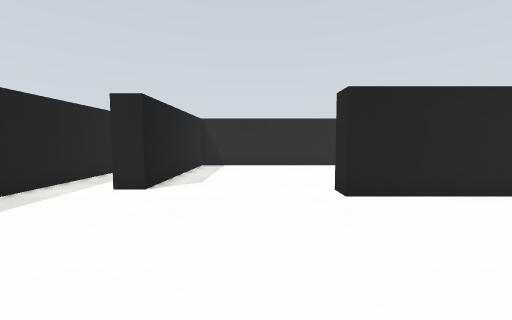
view 1 (above)

14 first-person views from a walk through a Gazebo world. The camera is 0.15 m above the floor, tilts 4° down and sees 90° across. The floor is counted in squares, 0.1 m on a side. Each view is taken from the middle of a square. On the plan, view 1 faces up. The plan holds only what a view shows up to about 14 squares ahead; the rest is blank. The place goes on beyond the plan.

view 2
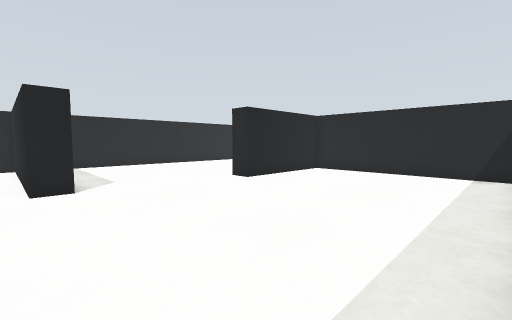

view 3
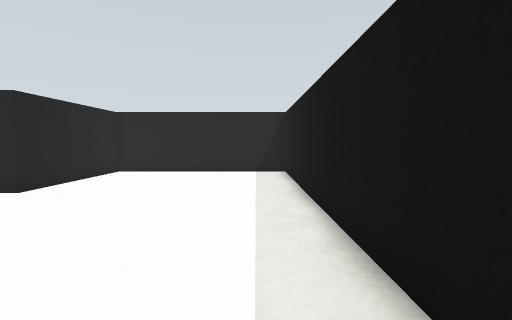

view 4
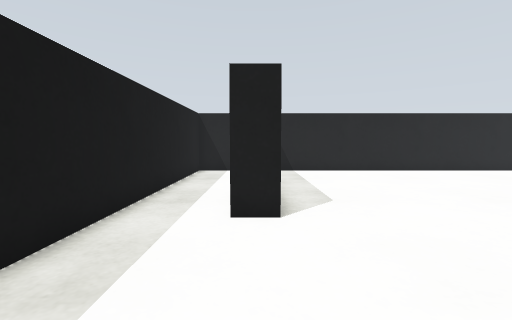

view 5
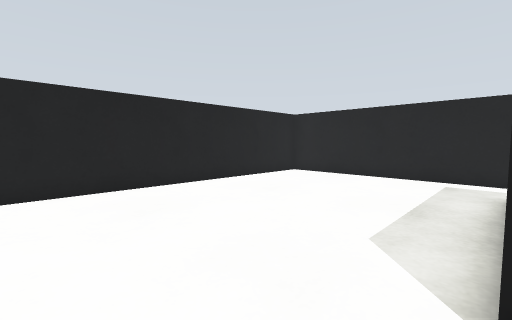

view 6
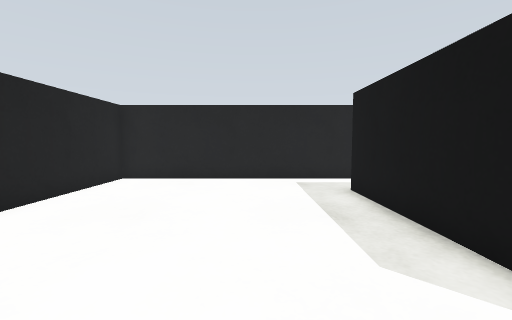

view 7
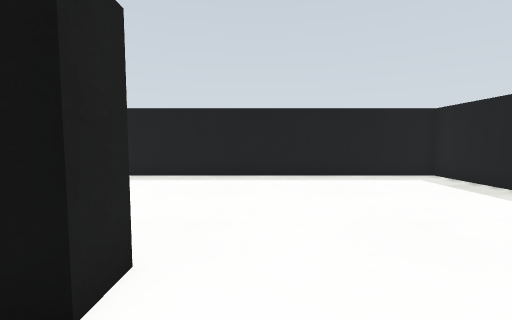

view 8
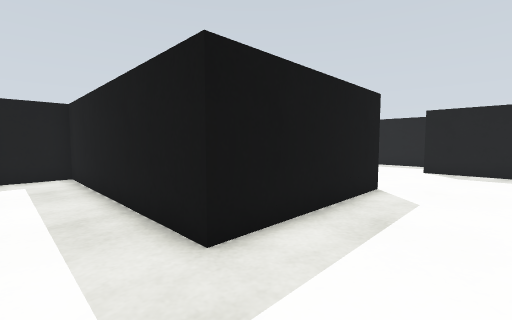

view 9
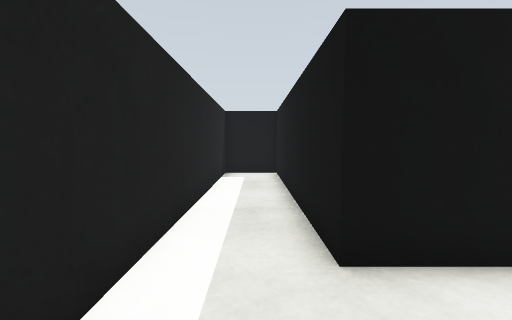

view 10
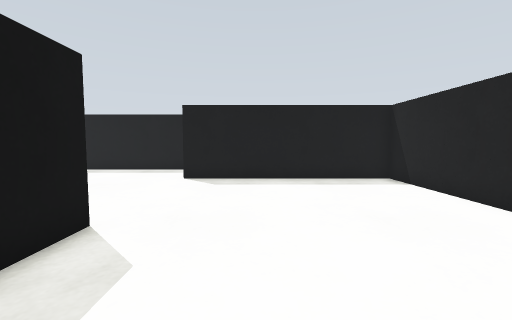

view 11
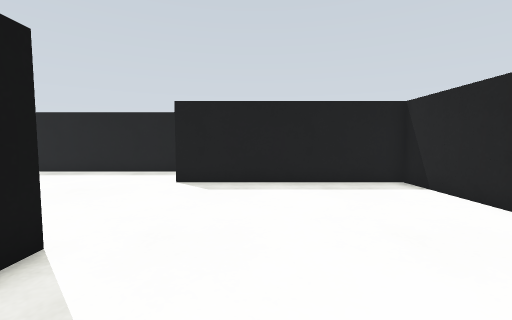

view 12
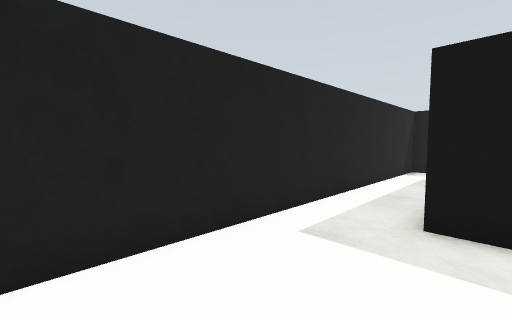

view 13
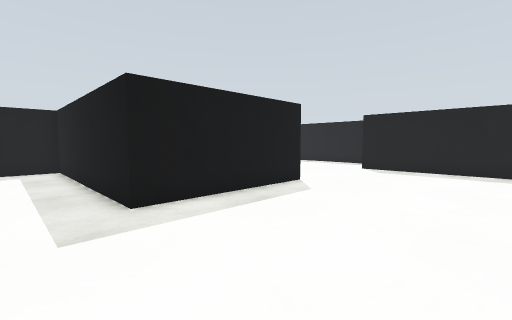

view 14
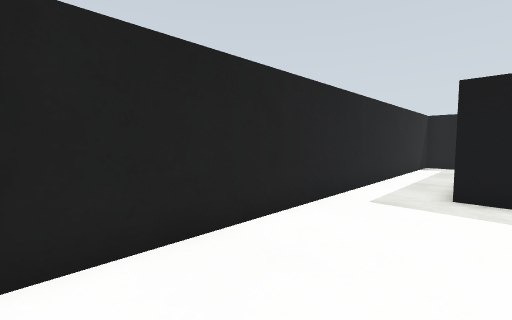

### Floor plan
Ten units are one square. View 1 is at (0, 0); x grows to the right and y downward. Boxes are objects, and circles mark ways between rooms. Rooms are numbered by the first view taken in them; rooms with no view inside come last. Other rooms are left out.
<svg viewBox="-75 -170 195 190">
<path fill="none" stroke="#000" d="M-35 -80 -45 -80M-45 15 80 15 80 -70 25 -70 25 -80M-45 -80 -45 -165 -70 -165 -70 15 -45 15M25 -80 90 -80 90 15 115 15 115 -165 -35 -165 -35 -80"/>
<circle cx="-21" cy="-57" r="3" fill="#2a7"/>
<text x="10" y="-30">1</text>
<text x="-60" y="-80">2</text>
<text x="50" y="-110">3</text>
</svg>
Room 1 opens to room 2.

Where each view was taken, in squares from view 1:
view 1: 0 up, 0 right, facing up
view 2: 1 down, 5 left, facing up-right
view 3: 0 up, 5 left, facing right
view 4: 3 up, 4 left, facing up
view 5: 8 up, 0 right, facing up-right
view 6: 11 up, 1 right, facing right
view 7: 10 up, 1 right, facing down
view 8: 11 up, 11 right, facing down-left
view 9: 11 up, 10 right, facing down
view 10: 11 up, 7 right, facing left
view 11: 11 up, 6 right, facing left
view 12: 13 up, 8 right, facing down-right
view 13: 14 up, 11 right, facing down-left
view 14: 16 up, 8 right, facing down-right
